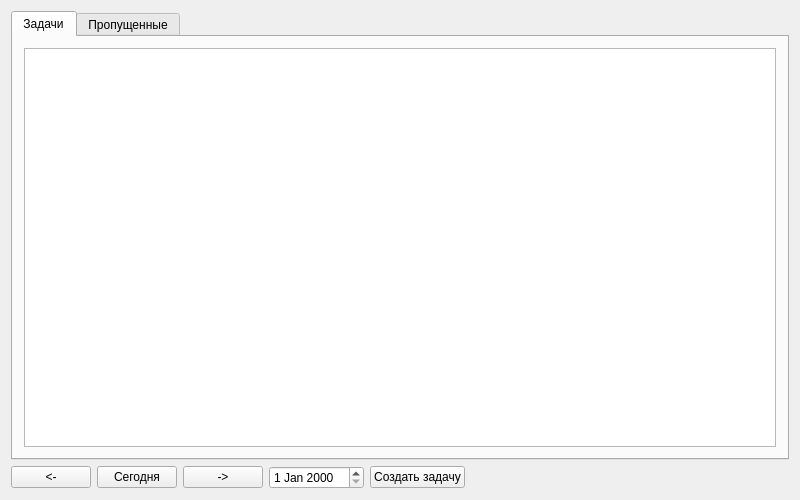
<?xml version="1.0" encoding="UTF-8"?>
<ui version="4.0">
 <class>TaskManager</class>
 <widget class="QWidget" name="TaskManager">
  <property name="geometry">
   <rect>
    <x>0</x>
    <y>0</y>
    <width>800</width>
    <height>500</height>
   </rect>
  </property>
  <property name="windowTitle">
   <string>TaskManager</string>
  </property>
  <layout class="QVBoxLayout" name="verticalLayout">
   <item>
    <widget class="QTabWidget" name="tabwgt">
     <property name="currentIndex">
      <number>0</number>
     </property>
     <widget class="QWidget" name="tabTasks">
      <attribute name="title">
       <string>Задачи</string>
      </attribute>
      <layout class="QHBoxLayout" name="horizontalLayout_2">
       <item>
        <widget class="QTableView" name="tvTasks"/>
       </item>
      </layout>
     </widget>
     <widget class="QWidget" name="tabMissedCalls">
      <attribute name="title">
       <string>Пропущенные</string>
      </attribute>
      <layout class="QVBoxLayout" name="verticalLayout_3">
       <item>
        <widget class="QTableView" name="tvMissedCalls"/>
       </item>
      </layout>
     </widget>
    </widget>
   </item>
   <item>
    <layout class="QHBoxLayout" name="horizontalLayout">
     <item>
      <widget class="QPushButton" name="pbtnDayBack">
       <property name="text">
        <string>&lt;-</string>
       </property>
      </widget>
     </item>
     <item>
      <widget class="QPushButton" name="pbtnToday">
       <property name="text">
        <string>Сегодня</string>
       </property>
      </widget>
     </item>
     <item>
      <widget class="QPushButton" name="pbtnDayNext">
       <property name="text">
        <string>-&gt;</string>
       </property>
      </widget>
     </item>
     <item>
      <widget class="QDateEdit" name="dteSearch"/>
     </item>
     <item>
      <widget class="QPushButton" name="pbtnCreateTask">
       <property name="text">
        <string>Создать задачу</string>
       </property>
      </widget>
     </item>
     <item>
      <spacer name="horizontalSpacer">
       <property name="orientation">
        <enum>Qt::Horizontal</enum>
       </property>
       <property name="sizeHint" stdset="0">
        <size>
         <width>40</width>
         <height>20</height>
        </size>
       </property>
      </spacer>
     </item>
    </layout>
   </item>
  </layout>
 </widget>
 <layoutdefault spacing="6" margin="11"/>
 <resources/>
 <connections/>
</ui>
